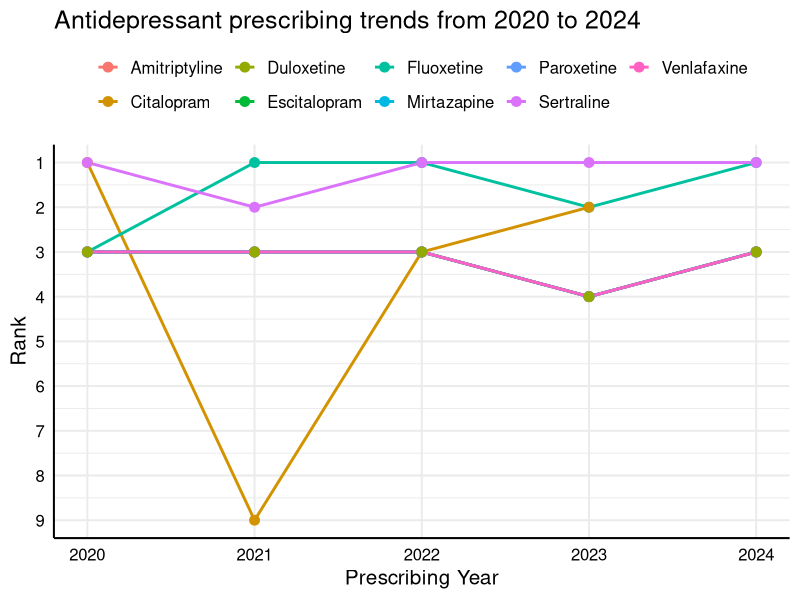

The R source for this figure:


# -- Load libraries
library(tidyverse)
library(lubridate)
library(tidyverse)
library(data.table)

# -- Sample prescription data frame
set.seed(42) 
num_individuals <- 40
num_prescriptions_per_individual <- 50

# -- Create a data frame to represent prescription data
prescriptions <- data.frame(
  ParticipantID = rep(1:num_individuals, each = num_prescriptions_per_individual),
  DateofSupply = rep(seq(as.Date('2020-01-01'), by = 'months', length.out = num_prescriptions_per_individual), num_individuals),
  ATCCode = c(
    rep(c('N06AB06', 'N06AB03'), each = 100, length.out = num_prescriptions_per_individual),
    rep(c('N06AB04', 'N06AB03'), each = 15, length.out = num_prescriptions_per_individual),
    rep(c('N06AB06', 'N06AB04'), each = 6, length.out = num_prescriptions_per_individual),
    rep(c('N06AX16'), length.out = num_prescriptions_per_individual), 
    rep(c('N06AX11'), length.out = num_prescriptions_per_individual),
    rep(c('N06AA09'), length.out = num_prescriptions_per_individual),
    rep(c('N06AB03'), length.out = num_prescriptions_per_individual), 
    rep(c('N06AB10'), length.out = num_prescriptions_per_individual), 
    rep(c('N06AX21'), length.out = num_prescriptions_per_individual), 
    rep(c('N06AB05'), length.out = num_prescriptions_per_individual) 
  )
)

#====== Plot of antidepressants ranked by prescribing popularity each year ===

# Make sure to filter the 4.5-year period of prescription data for only antidepressants and
# participants with self-report/GP diagnosis of MDD

# -- Rank prescriptions by total dispenses by year
rank_prescriptions <- prescriptions %>%
  select(ParticipantID, ATCCode, DateofSupply) %>%
  group_by(year = format(as.Date(DateofSupply), "%Y"), ATCCode) %>%
  summarise(
    TotalPrescriptions = n()
  )  %>%
  group_by(year) %>%
  mutate(rank = as.integer(min_rank(-TotalPrescriptions))) %>%
  arrange(year, rank)

#-- Map ATC codes to drug names and classes
ATCCodes <- c('N06AB06', 'N06AB10', 'N06AB04', 'N06AX16', 'N06AX21', 
              'N06AA09', 'N06AB05', 'N06AX11', 'N06AX23', 'N06AB03')
DrugName <- c("Sertraline", "Escitalopram", "Citalopram", "Venlafaxine", "Duloxetine", 
              "Amitriptyline", "Paroxetine", "Mirtazapine", "Desvenlafaxine", "Fluoxetine")
atc_drug_ref = data.frame(DrugName = DrugName, ATCCodes = ATCCodes)
rank_prescriptions_mapped <- left_join(rank_prescriptions, atc_drug_ref, by = c("ATCCode" = "ATCCodes"))

#-- Plot code
rank_plot <- rank_prescriptions_mapped %>%
  ggplot(aes(x = year, y = rank, color = DrugName, group = DrugName)) +
  geom_line(linewidth = 1) +
  geom_point(size = 3) +
  labs(x = "Prescribing Year",
       y = "Rank",
       fill = "Antidepressant",
       title = "Antidepressant prescribing trends from 2020 to 2024") +
  scale_y_reverse(
    limits = c(max(rank_prescriptions_mapped$rank), 1),
    breaks = seq(1, max(rank_prescriptions_mapped$rank), 1)
  ) +
  scale_x_discrete(expand = c(0, 0.2)) + 
  theme_minimal(base_size = 15) +
  theme(axis.text.y = element_text(color = "black"),
        axis.title.y = element_text(color = "black"),
        axis.text.x = element_text(color = "black"),
        axis.line = element_line(colour = 'black'),
        legend.position = "top",
        legend.title = element_blank()
  ) +
  guides(fill = guide_legend(nrow = 2))

#============= Begin Antidepressant Extraction =====================

## IMPORTANT ##
#-- Before proceeding:
#-- 1. Make sure to filter prescription data for only antidepressants and
#      participants with self-report/GP diagnosis of MDD and the 
#      4.5-year prescription window of interest
#-- 2. Select for columns 'ParticipantID', 'DateofSupply' and 'ATCCode'

# -- Prepare Data
PrescriptionData <- prescriptions %>%
  arrange(ParticipantID, ATCCode, DateofSupply) %>%
  group_by(ParticipantID, ATCCode) %>%
  mutate(RowNum = row_number()) %>%
  mutate(TreatmentPeriod = 1,
         PrescriptionDuration = 0,
         ExpectedEndDate = as.Date("2026-01-01")) %>%
  ungroup() %>%
  data.table()


# -- Calculate Prescription Duration and Expected End Date
PrescriptionData_Durations <- PrescriptionData %>%
  group_by(ParticipantID, ATCCode) %>%
  mutate(
    PrescriptionDuration = if_else(
      row_number() == n(),
      30,
      pmin(
        as.numeric(difftime(lead(DateofSupply, default = last(DateofSupply)), DateofSupply, units = "days")),
        30
      )
    ),
    PrescriptionDuration = replace_na(PrescriptionDuration, 0),
    ExpectedEndDate = DateofSupply + PrescriptionDuration
  ) %>%
  ungroup()

# -- Assign Treatment Periods with 90-day gap condition
PrescriptionData_TP <- PrescriptionData_Durations %>%
  group_by(ParticipantID, ATCCode) %>%
  mutate(
    TreatmentPeriod = cumsum(
      ifelse(
        as.numeric(difftime(DateofSupply, lag(ExpectedEndDate, default = first(ExpectedEndDate)), units = "days")) > 90,
        1, 
        0
      )
    ) + 1
  ) %>%
  ungroup()

# -- Calculate treatment period duration
TreatmentPeriods <- PrescriptionData_TP %>%
  group_by(ParticipantID, ATCCode, TreatmentPeriod) %>%
  summarize(
    FirstDispense = min(DateofSupply),
    ExpectedEndDate = max(ExpectedEndDate),
    PeriodDuration = as.numeric(difftime(max(ExpectedEndDate), min(DateofSupply), units = "days")),
    .groups = "drop"
  )

# -- Report number of treatment periods, average treatment period length, and max/min per individual-ATC combination
Summary_TP <- TreatmentPeriods %>%
  group_by(ParticipantID, ATCCode) %>%
  summarise(
    NumberOfTreatmentPeriods = max(TreatmentPeriod),
    AverageTreatmentPeriodDays = mean(PeriodDuration, na.rm = TRUE),
    MaxTreatmentPeriodDays = max(PeriodDuration, na.rm = TRUE),
    MinTreatmentPeriodDays = min(PeriodDuration, na.rm = TRUE)) %>%
  arrange(desc(NumberOfTreatmentPeriods))

# -- Define a function to estimate individual-level treatment duration for a specific ATC code
process_duration <- function(data, atc_code) {
  filtered_data <- data %>%
    filter(ATCCode == atc_code) %>%
    group_by(ParticipantID) %>%
    summarise(
      EarliestPrescription = if (n() > 0) min(DateofSupply, na.rm = TRUE) else as.Date(NA),
      LatestPrescription = if (n() > 0) max(DateofSupply, na.rm = TRUE) else as.Date(NA),
      PrescriptionDays = sum(PrescriptionDuration)
    )
  return(filtered_data)
}

# -- Calculate overall treatment duration
prescription_tables <- list()
atc_codes <- unique(PrescriptionData$ATCCode)

for (atc_code in atc_codes) {
  prescription_tables[[atc_code]] <- process_duration(PrescriptionData_TP, atc_code)
}

prescription_tables <- Map(function(df, atc_code) {
  df$ATCCode <- atc_code
  return(df)
}, prescription_tables, names(prescription_tables))


all_prescriptions <- do.call(rbind, prescription_tables)

# -- Merge treatment period with all_prescriptions
all_data <- full_join(Summary_TP, all_prescriptions, by = c("ParticipantID", "ATCCode"))

# -- Save treatment groups as a .csv file
write.csv(all_data, "AcceptabilityTreatmentGroups.csv", row.names = FALSE, quote = FALSE)

########################################################################################################
